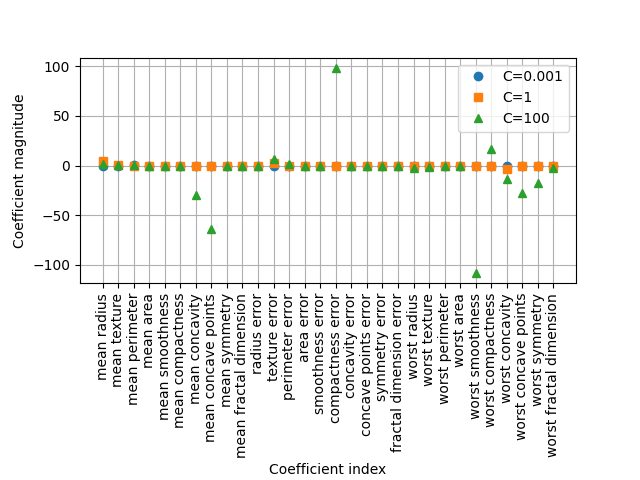

Python code for this plot:
import pandas as pd
import numpy as np
from sklearn.datasets import load_breast_cancer
from sklearn.model_selection import train_test_split as tts
import matplotlib.pyplot as plt
from sklearn.linear_model import LogisticRegression 
plt.ion()

a=load_breast_cancer()
X_train,X_test,y_train,y_test=tts(a.data,a.target,random_state=5)

bc_loreg=LogisticRegression(C=0.001,penalty="l1",max_iter=100000,solver='liblinear')
bc_loreg.fit(X_train,y_train)
print('loreg_score_C=0.001_train',bc_loreg.score(X_train,y_train))
print('loreg_score_C=0.001_test',bc_loreg.score(X_test,y_test))      
coef=bc_loreg.coef_
plt.plot(coef.T,'o', label='C=0.001')

bc_loreg=LogisticRegression(C=1,penalty="l1",max_iter=100000,solver='liblinear')
bc_loreg.fit(X_train,y_train)
print('loreg_score_C=1_train',bc_loreg.score(X_train,y_train))
print('loreg_score_C=1_test',bc_loreg.score(X_test,y_test))      
coef=bc_loreg.coef_
plt.plot(coef.T,'s',label='C=1')

bc_loreg=LogisticRegression(C=100,penalty="l1",max_iter=100000,solver='liblinear')
bc_loreg.fit(X_train,y_train)
print('loreg_score_C=100_train',bc_loreg.score(X_train,y_train))
print('loreg_score_C=100_test',bc_loreg.score(X_test,y_test))      
coef=bc_loreg.coef_
plt.plot(coef.T,'^',label='C=100')

plt.xticks(np.arange(30), a.feature_names,rotation=90)
plt.xlabel("Coefficient index")
plt.ylabel("Coefficient magnitude")
plt.grid()
plt.legend()
plt.subplots_adjust(bottom=0.41)
